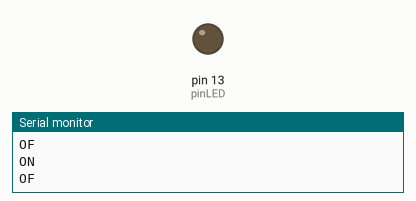
This sketch was run on a simulated Arduino Uno, built with avr-gcc and run on an emulated ATmega328P. On the bench: output pins drawn as LEDs (lit = HIGH), the last lines printed to the serial monitor.

Above: at 0.5 s.
At 2.8 s:
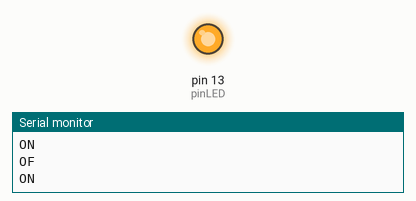
Timing chart, 0 to 4.1 s (numbered marks = the images above):
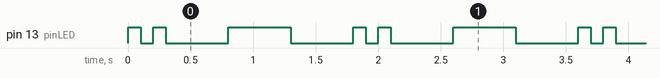

Measured:
- by itself, pin 13 (pinLED): repeats every 1.8 s: LOW 0.10 s, HIGH 0.10 s, LOW 0.50 s, HIGH 0.50 s, LOW 0.50 s, HIGH 0.10 s
- by itself, everything shown: repeats every 1.8 s, in 6 steps

The sketch:

belajarLED.ino
```cpp
int pinLED = 13;

void setup() {
  // put your setup code here, to run once:
  pinMode (pinLED, OUTPUT); // Menyiapkan LED siap bekerja
  Serial.begin(9600);
  Serial.println("ON");
 }

void loop() {
  // put your main code here, to run repeatedly:
  digitalWrite (pinLED, HIGH);
  Serial.println("ON");
  delay(100);
  digitalWrite (pinLED, LOW);
  Serial.println("OF");
  delay(100);
  digitalWrite (pinLED, HIGH);
  Serial.println("ON");
  delay(100);
  digitalWrite (pinLED, LOW);
  Serial.println("OF");
  delay(500);
  digitalWrite (pinLED, HIGH);
  Serial.println("ON");
  delay(500);
  digitalWrite (pinLED, LOW);
  Serial.println("OF");
  delay(500);
}
```
